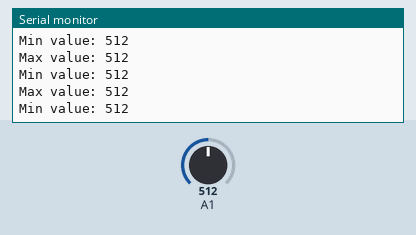
Simulated run of this sketch. Board: Arduino Uno, built with avr-gcc and run on an emulated ATmega328P. Parts: the last lines printed to the serial monitor. The inputs (shaded band) are chosen by the test bench; at power-on: A1 = 512.

Above: at 1.2 s.
1.3 s: A1 set to 110
At 2.4 s:
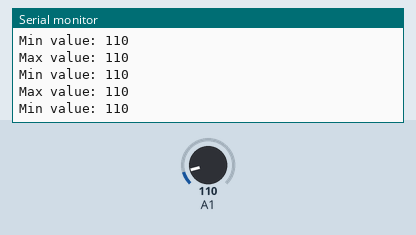
4.3 s: A1 set to 88
At 5.0 s:
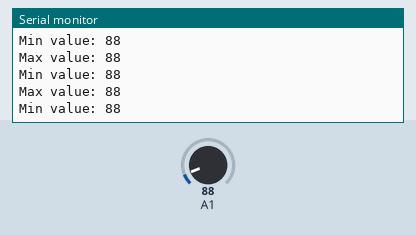
5.8 s: A1 set to 1023
At 6.9 s:
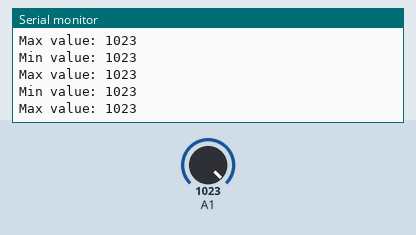
8.8 s: A1 set to 993
At 9.9 s:
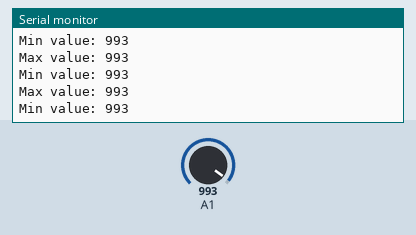
Timing chart, 0 to 11.8 s (numbered marks = the images above; inputs shaded):
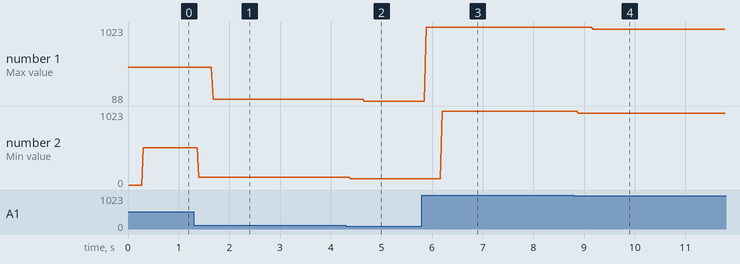

Measured:
- the behaviour switches between 1000 and 999 on A1 (found by bisection; images 3 and 4)
- after the input at 1.3 s, the serial monitor: prints a new line after 0.10 s (image 1)
- after the input at 4.3 s, the serial monitor: prints a new line after 0.09 s (image 2)
- after the input at 5.8 s, the serial monitor: prints a new line after 0.08 s (image 3)
- after the input at 8.8 s, the serial monitor: prints a new line after 0.09 s (image 4)
- plotted number 1: 512 → 110 after the input at 1.3 s, 110 → 88 after the input at 4.3 s, 88 → 1023 after the input at 5.8 s, 1023 → 993 after the input at 8.8 s
- plotted number 2: 512 → 110 after the input at 1.3 s, 110 → 88 after the input at 4.3 s, 88 → 1023 after the input at 5.8 s, 1023 → 9 after the input at 8.8 s

The sketch:

photoresistor_math_chatgpt.ino
```cpp
const int NUM_READINGS = 10; // 데이터 배열의 크기
int readings[NUM_READINGS]; // 데이터 배열
int readIndex = 0; // 배열 인덱스
int total = 0; // 배열 값의 합계

void setup() {
  Serial.begin(9600);
}

void loop() {
  // 조도센서에서 값을 읽어옴
  int value = analogRead(A1);

  // 배열에 값을 추가
  total -= readings[readIndex];
  readings[readIndex] = value;
  total += readings[readIndex];
  readIndex = (readIndex + 1) % NUM_READINGS;

  // 최대값과 최소값 계산
  int maxVal = readings[0];
  int minVal = readings[0];
  for (int i = 1; i < NUM_READINGS; i++) {
    if (readings[i] > maxVal) {
      maxVal = readings[i];
    }
    if (readings[i] < minVal) {
      minVal = readings[i];
    }
  }

  // 최대값과 최소값 출력
  Serial.print("Max value: ");
  Serial.println(maxVal);
  Serial.print("Min value: ");
  Serial.println(minVal);
}
```
